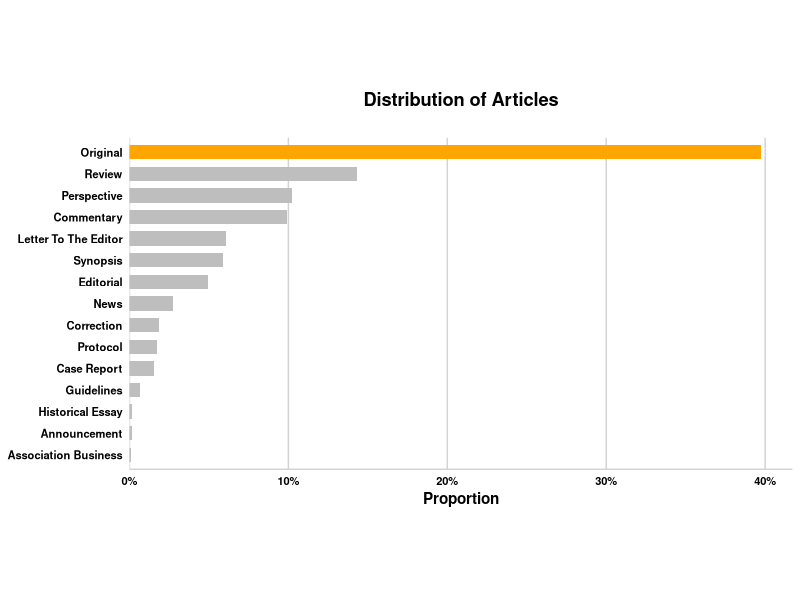
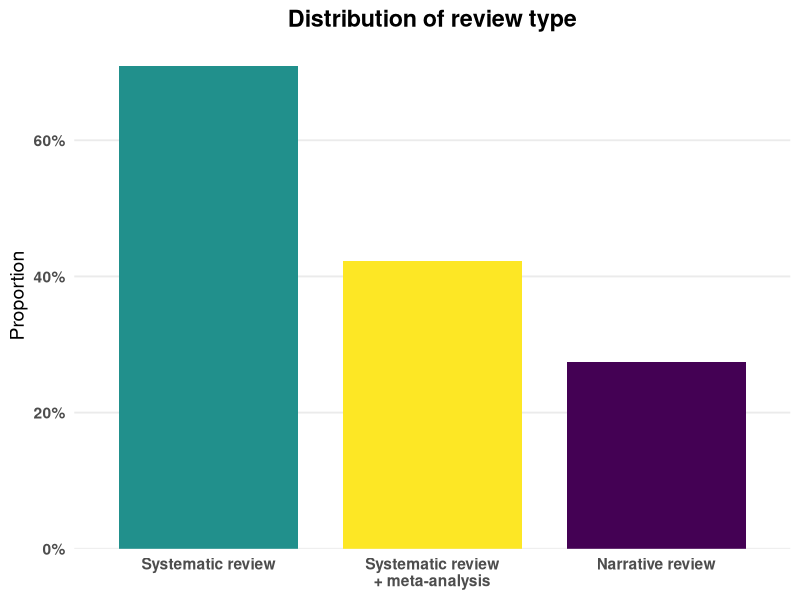
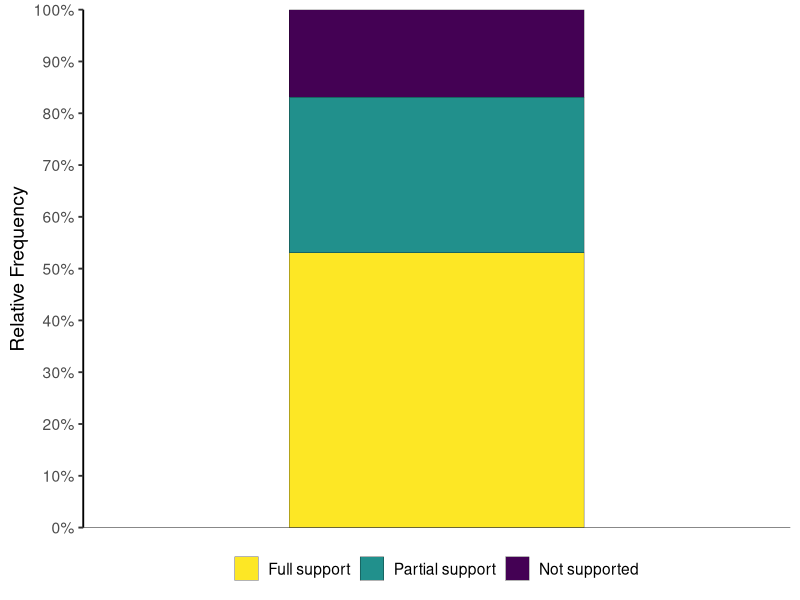
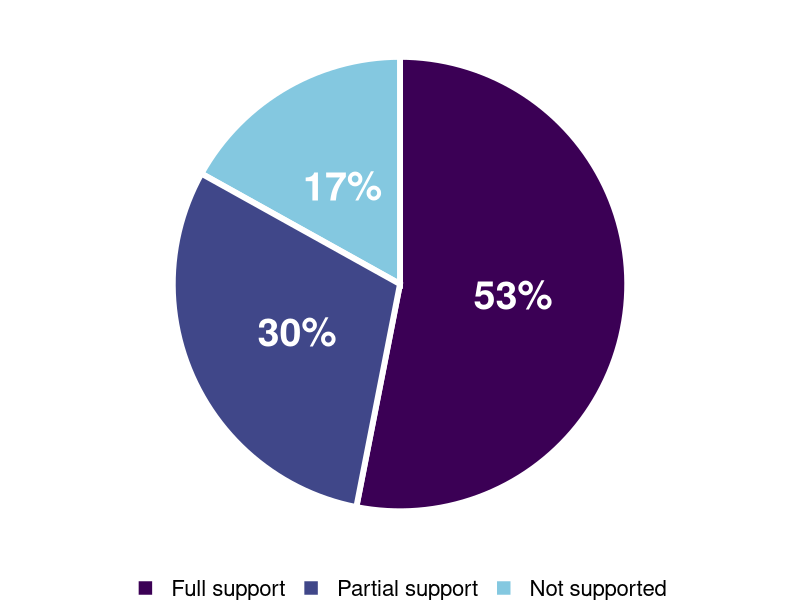
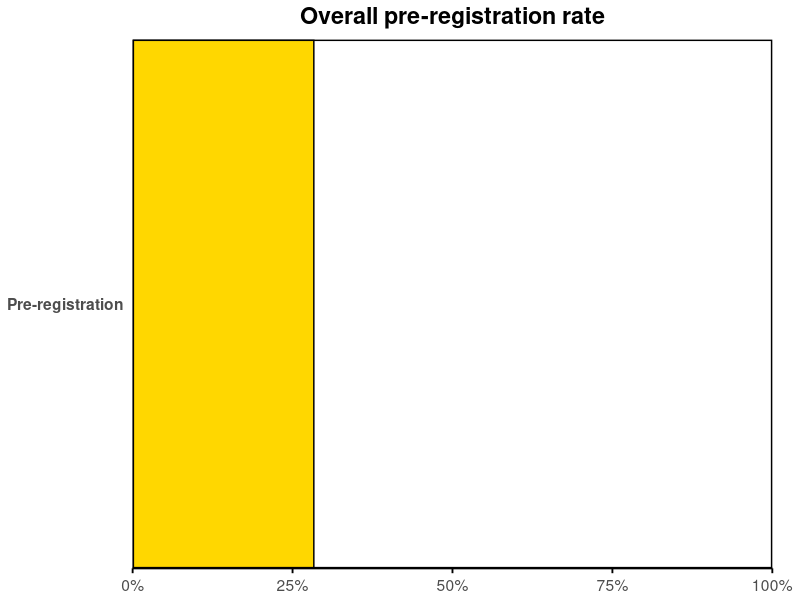
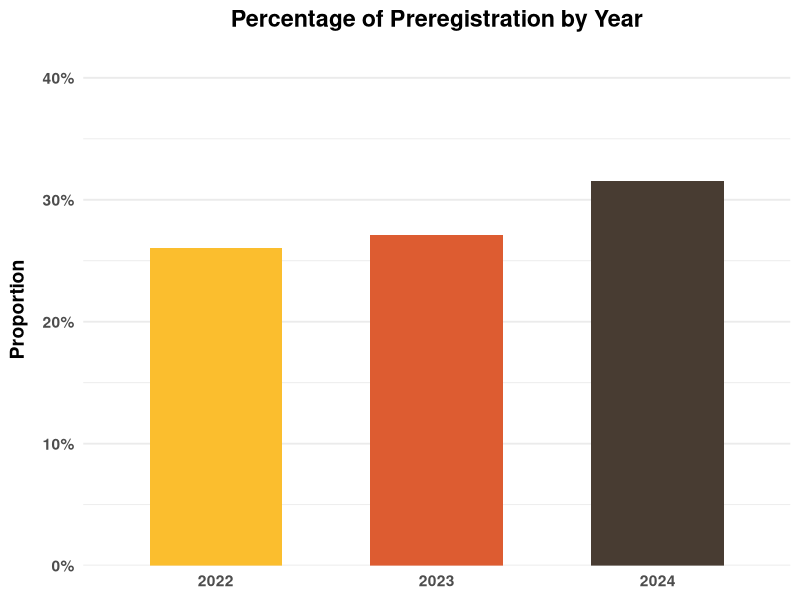
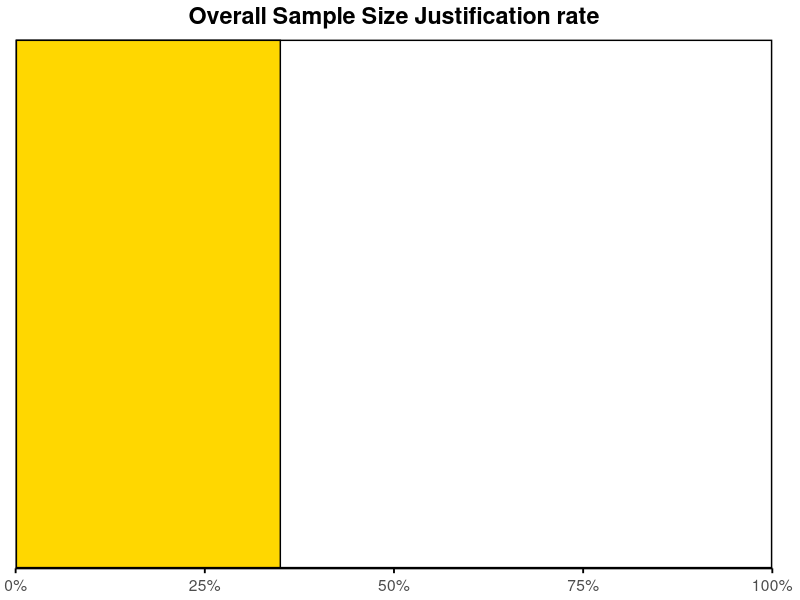
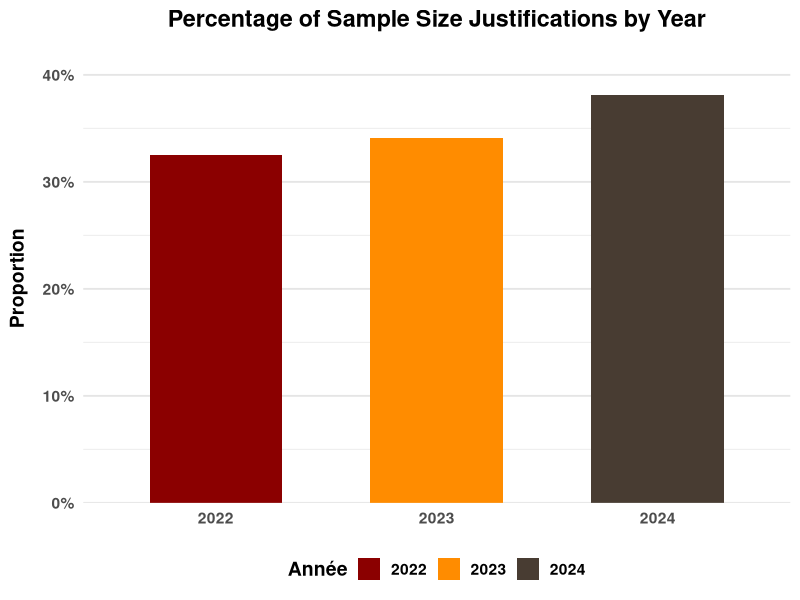

The R script that drew these images, in order: (Note: this script raises an error after producing the figures.)
library(readxl)
library(ggplot2)
library(forcats)
library(dplyr)
library(scales)
library(stringr) 
library(purrr)
library(knitr)
library(tidyr)
library(writexl)

options(scipen = 999)

setwd() # SET YOUR WORKING DIRECTORY AS THE FOLDER WHERE YOU HAVE PUT THE "Analysis" FOLDER IN 

df<- read_excel("Analysis/PT Research Practices/PT-research practice validated.xlsx", sheet = "Data 2022+2023+2024")
View(df)

# ─────────────────────────────────────────────────────────────────────────────
#                 #### Define useful variable ####
# ─────────────────────────────────────────────────────────────────────────────
# Dataframe with only Original articles
val_orig <- df %>%
  filter(type == "Original")

# ─────────────────────────────────────────────────────────────────────────────
#                   #### Type of paper published ####
# ─────────────────────────────────────────────────────────────────────────────

# Settings to adjust
bar_height  <- 0.8  
bar_spacing <- 1.2   
aspect_ratio <- 0.5  

# check the unique values and their frequency of type
table(df$'type')

# Calculation of the distribution of article
data_counts <- df %>%
  count(type) %>%                      
  mutate(pct = n / sum(n)) %>%         
  arrange(pct) %>%                     
  mutate(
    type = factor(type, levels = type),
    highlight = ifelse(type == "Original", "Original", "Other"),
    y_pos = as.numeric(type) * bar_spacing
  )

# Plot data
plot_type_article <- ggplot(data_counts, aes(x = pct, y = y_pos, fill = highlight)) +
  geom_col(width = bar_height, orientation = "y") +
  scale_fill_manual(values = c(Original = "orange", Other = "grey"),
                    guide  = FALSE) +
  scale_x_continuous(
    breaks = seq(0, 0.5, by = 0.1),
    labels = percent_format(accuracy = 1),
    expand = expansion(mult = c(0, 0.05))
  ) +
  scale_y_continuous(
    breaks = data_counts$y_pos,
    labels = levels(data_counts$type),
    expand = expansion(add = bar_height / 2)
  ) +
  labs(
    title = "Distribution of Articles",
    x     = "Proportion",
    y     = NULL
  ) +
  theme_minimal() +
  theme(
    plot.title       = element_text(
      hjust   = 0.5,
      face    = "bold",
      margin  = margin(b = 20)  
    ),
    axis.line.x      = element_line(color = "lightgray"),
    panel.grid.major.x = element_line(color = "lightgray", size = 0.5),
    panel.grid.minor.x = element_blank(),
    panel.grid.major.y = element_blank(),
    panel.grid.minor.y = element_blank(),
    axis.title.x     = element_text(face = "bold"),
    axis.text.x      = element_text(size = 8, color = "black", face = "bold"),
    axis.text.y      = element_text(size = 8, color = "black", face = "bold"),
    aspect.ratio     = aspect_ratio,
  )
print(plot_type_article)

# ─────────────────────────────────────────────────────────────────────────────
#       #### Proportion of systematic review and meta analysis ####
# ─────────────────────────────────────────────────────────────────────────────

# check the unique values and their frequency 
table(df$`systematic review`)
table(df$`meta-analysis`)

# Settings to adjust
bar_height   <- 0.8  
bar_spacing  <- 1.2  
aspect_ratio <- 0.7  

# Filter review article
df_rev <- df %>% 
  filter(type == "Review")

# Calculation of the distribution of review type 
props_df <- df_rev %>%
  summarise(
    sys_no_meta = mean(`systematic review` == "Yes", na.rm = TRUE),
    sys_with_meta = mean(`systematic review` == "Yes" & `meta-analysis` == "Yes", na.rm = TRUE),
    narrative = mean(`systematic review` == "No" & `meta-analysis` == "No", na.rm = TRUE)
  ) %>%
  pivot_longer(
    cols = everything(),
    names_to = "review_type",
    values_to = "proportion"
  ) %>%
  mutate(review_type = recode(review_type,
                              sys_no_meta   = "Systematic review",
                              sys_with_meta = "Systematic review\n+ meta-analysis",
                              narrative     = "Narrative review"
  ))

# Display the proportions
print(props_df)

# Plot data
ggplot(props_df, aes(
  x    = fct_reorder(review_type, proportion, .desc = TRUE), 
  y    = proportion, 
  fill = review_type
)) +
  geom_col(width = bar_height) +
  scale_y_continuous(
    labels = percent_format(accuracy = 1),
    expand = expansion(mult = c(0, .05))
  ) +
  scale_fill_viridis_d(guide = FALSE) +
  labs(
    title = "Distribution of review type",
    x     = NULL,
    y     = "Proportion"
  ) +
  theme_minimal(base_size = 14) +
  theme(
    panel.grid.major.x = element_blank(), 
    panel.grid.minor   = element_blank(),
    axis.text.x        = element_text(face = "bold"),
    axis.text.y        = element_text(face = "bold"),
    plot.title         = element_text(hjust = 0.5, face = "bold")
  )
# ─────────────────────────────────────────────────────────────────────────────
#                     #### Hypothesis test rate ####
# ─────────────────────────────────────────────────────────────────────────────

# check the unique values and their frequency 
table(val_orig$`hypo_tested`)

# Calculation of the number of original article that include hypothesis statement
tab_orig <- table(tolower(val_orig$hypo_tested), useNA = "no")
taux_yes <- tab_orig["yes"] / sum(tab_orig[c("yes","no")])
sprintf("Hypothesis test rate: %.1f%%", taux_yes * 100)


# ─────────────────────────────────────────────────────────────────────────────
#         #### Positive result rate & Level of hypothesis support ####
# ─────────────────────────────────────────────────────────────────────────────

# check the unique values and their frequency 
table(val_orig$support_hyp1)

# Calculation of distribution
df_support <- val_orig %>%
  mutate(
    support_clean = case_when(
      str_detect(support_hyp1, regex("full",    ignore_case = TRUE)) ~ "Full support",
      str_detect(support_hyp1, regex("partial", ignore_case = TRUE)) ~ "Partial support",
      str_detect(support_hyp1, regex("not",     ignore_case = TRUE)) ~ "Not supported",
      TRUE ~ NA_character_
    )
  ) %>%
  filter(!is.na(support_clean)) %>%
  count(support_clean) %>%
  mutate(pct = n / sum(n) * 100)

# Specify order on the chart 
levels_sup <- c("Full support", "Partial support", "Not supported")

# Plot bar chart
ggplot(df_support, aes(
  x    = factor(1),                                    
  y    = pct,                                          
  fill = factor(support_clean, levels = levels_sup)    
)) +
  geom_col(
    position = position_stack(reverse = TRUE),      
    width    = 0.5,
    color    = "black",
    size     = 0.1
  ) +
  scale_y_continuous(
    name   = "Relative Frequency",
    breaks = seq(0, 100, by = 10),
    labels = function(x) paste0(x, "%"),
    limits = c(0, 100),
    expand = c(0, 0)
  ) +
  scale_x_discrete(NULL, breaks = NULL) +
  geom_hline(yintercept = 0, color = "black", size = 0.3) +
  scale_fill_viridis_d(
    name   = NULL,    
    option = "D",     
    begin  = 1,     
    end    = 0,
  ) +
  theme_classic(base_size = 14) +
  theme(
    legend.position = "bottom",
    axis.line.x = element_blank()
  )

# Display value in %
df_support

# Plot pie chart
my_colors <- c(
  "Full support" = "#3B0055",   
  "Partial support" = "#404789",   
  "Not supported" = "#84C8E0"   
)

support_plot <- ggplot(df_support, aes(
  x    = factor(1),                                    
  y    = pct,                                          
  fill = factor(support_clean, levels = levels_sup)    
)) +
  geom_col(
    position = position_stack(reverse = TRUE),      
    width    = 1,
    color    = "white",
    size     = 2
  ) +
  coord_polar(theta = "y") +
  scale_fill_manual(
    values = my_colors,
    name   = NULL
  ) +
  geom_text(
    aes(label = paste0(round(pct), "%")), 
    position = position_stack(vjust = 0.5, reverse = TRUE),
    color = "white",
    fontface = "bold",
    size     = 10
  ) +
  theme_void(base_size = 20) +
  theme(
    legend.position = "bottom"
  )
print(support_plot)

# ─────────────────────────────────────────────────────────────────────────────
#                        #### Preregistration ####
# ─────────────────────────────────────────────────────────────────────────────

# check the unique values and their frequency 
table(df$prereg)

# Check the Websites used 
table(val_orig$prereg_link)

# ────────────────────────────    
       #### Overall ####
# ────────────────────────────

# Proportion of "Yes" among Original article
pct_yes <- df %>%
  filter(type == "Original", !is.na(prereg)) %>%
  summarise(p = sum(prereg == "Yes") / n()) %>%
  pull(p)

# Global rate
pct_global <- val_orig %>%
  summarise(p = sum(prereg == "Yes") / n()) %>%
  pull(p)
# Rate per year
pct_par_annee <- val_orig %>%
  group_by(year) %>%
  summarise(p = sum(prereg == "Yes") / n()) %>%
  arrange(year)
# Display
cat("Overall pre-registration rate : ",
    percent(pct_global, accuracy = 0.1), "\n\n",
    sep = "")

for(i in seq_len(nrow(pct_par_annee))) {
  cat("Pre-registration rate by year :\n")
  cat("  ", pct_par_annee$year[i], " : ",
      percent(pct_par_annee$p[i], accuracy = 0.1), "\n", sep = "")
}

# Plot data
plot_df <- tibble(
  Status = "Pre-registration",
  prop   = pct_yes
)

ggplot(plot_df, aes(x = prop, y = Status)) +
  geom_col(
    fill   = "gold",
    color  = "black",
    width  = 0.5
  ) +
  scale_x_continuous(
    limits = c(0, 1),
    expand = c(0, 0),
    labels = percent_format(accuracy = 1)
  ) +
  scale_y_discrete(expand = c(0, 0)) +
  labs(
    x     = NULL,
    y     = NULL,
    title = "Overall pre-registration rate"
  ) +
  theme_minimal(base_size = 14) +
  theme(
    panel.border     = element_rect(color = "black", fill = NA, size = 1),
    panel.grid       = element_blank(),
    axis.line.x      = element_line(),
    axis.ticks.x     = element_line(),
    axis.text.x      = element_text(vjust = 0.5),
    axis.text.y      = element_text(face = "bold"),
    plot.title       = element_text(hjust = 0.5, face = "bold"),
    plot.margin      = margin(5, 20, 5, 5)
  )

# ─────────────────────────────────────────
          #### By year ####
# ─────────────────────────────────────────

# Aggregation by year
prereg_summary_year <- df %>%
  filter(type == "Original") %>%
  group_by(year) %>%
  summarise(
    total   = n(),
    yes     = sum(tolower(prereg) == "yes"),
    .groups = "drop"
  ) %>%
  mutate(
    pct_yes = yes / total,
    year    = factor(year)
  )

# Plot the data
ggplot(prereg_summary_year, aes(x = year, y = pct_yes, fill = year)) +
  geom_col(width = 0.6) +
  scale_y_continuous(
    name   = "Proportion",
    labels = percent_format(accuracy = 1),
    limits = c(0, 0.4),
    expand = expansion(mult = c(0, 0.05))
  ) +
  scale_fill_manual(
    name   = "Année",
    values = c("2022" = "#FBBE2EFF",       
               "2023" = "#DD5C31FF",
               "2024" = "#483C32")
  ) +
  labs(
    x     = NULL,
    y     = NULL,
    title = "Percentage of Preregistration by Year"
  ) +
  theme_minimal(base_size = 14) +
  theme(
    plot.title         = element_text(hjust = 0.5, face = "bold", margin = margin(b = 15)),
    axis.text.x        = element_text(face = "bold"),
    axis.text.y        = element_text(face = "bold"),
    panel.grid.major.x = element_blank(),
    axis.title.y = element_text(
      margin = margin(r = 10),  
      face   = "bold"
    ),
    legend.position    = "none"
  )

# ─────────────────────────────────────────────────────────────────────────────
#                     #### Sample size justification ####
# ─────────────────────────────────────────────────────────────────────────────

# check the unique values and their frequency 
table(val_orig$n_justification)

# ────────────────────────────    
       #### Overall ####
# ────────────────────────────

# Proportion of "Yes" among Original article
pct_yes_justif <- val_orig %>%
  summarise(p = sum(n_justification == "Yes") / n()) %>%
  pull(p)

# Sample size justification rate
# Global rate
pct_global_nj <- val_orig  %>%
  summarise(p = sum(n_justification == "Yes") / n()) %>%
  pull(p)

# Rate per year
pct_par_annee_nj <- val_orig  %>%
  group_by(year) %>%
  summarise(p = sum(n_justification == "Yes") / n()) %>%
  arrange(year)

# Display
cat("Overall sample size justification rate : ",
    percent(pct_global_nj, accuracy = 0.1), "\n\n", sep = "")

for(i in seq_len(nrow(pct_par_annee_nj))) {
  cat("Sample size justification rate by year :\n")
  cat("  ", pct_par_annee_nj$year[i], " : ",
      percent(pct_par_annee_nj$p[i], accuracy = 0.1), "\n", sep = "")
}

# Plot data
plot_df_nj <- tibble(
  Status = "",
  prop   = pct_yes_justif
)

ggplot(plot_df_nj, aes(x = prop, y = Status)) +
  geom_col(
    fill   = "gold",
    color  = "black",
    width  = 0.5
  ) +
  scale_x_continuous(
    limits = c(0, 1),
    expand = c(0, 0),
    labels = percent_format(accuracy = 1)
  ) +
  scale_y_discrete(expand = c(0, 0)) +
  labs(
    x     = NULL,
    y     = NULL,
    title = "Overall Sample Size Justification rate"
  ) +
  theme_minimal(base_size = 14) +
  theme(
    panel.border       = element_rect(color = "black", fill = NA, size = 1),
    panel.grid         = element_blank(),
    axis.line.x        = element_line(),
    axis.ticks.x       = element_line(),
    axis.text.x        = element_text(vjust = 0.5),
    axis.text.y        = element_text(face = "bold"),
    plot.title         = element_text(hjust = 0.5, face = "bold"),
    plot.margin        = margin(5, 20, 5, 5)
  )

# ─────────────────────────────────────────
              #### By year ####
# ─────────────────────────────────────────
# Aggregation by year
justif_summary_year <- df %>%
  filter(type == "Original", !is.na(n_justification)) %>%
  group_by(year) %>%
  summarise(
    total = n(),
    yes   = sum(tolower(n_justification) == "yes"),
    .groups = "drop"
  ) %>%
  mutate(pct_yes = yes / total,
         year = factor(year))

# Plot the data
ggplot(justif_summary_year, aes(x = year, y = pct_yes, fill = year)) +
  geom_col(width = 0.6) +
  scale_y_continuous(
    name   = "Proportion",
    labels = percent_format(accuracy = 1),
    breaks = seq(0, 0.8, by = 0.1),
    limits = c(0, 0.4),
    expand = expansion(mult = c(0, 0.05))
  ) +
  scale_fill_manual(
    name   = "Année",
    values = c("2022" = "darkred",
               "2023" = "darkorange",
               "2024" = "#483C32")
  ) +
  labs(
    x     = NULL,
    title = "Percentage of Sample Size Justifications by Year"
  ) +
  theme_minimal(base_size = 14) +
  theme(
    plot.title       = element_text(hjust = 0.5, face = "bold", margin = margin(b = 15)),
    axis.text.x      = element_text(face = "bold"),
    axis.text.y      = element_text(face = "bold"),
    axis.title.y     = element_text(face = "bold", margin = margin(r = 10)),
    panel.grid.major.x = element_blank(),
    panel.grid.minor.x = element_blank(),
    panel.grid.major.y = element_line(color = "grey90"),
    legend.position  = "bottom",
    legend.title     = element_text(face = "bold"),
    legend.text      = element_text(face = "bold")
  )


# ───────────────────────────────────  
      #### Justification type ####
# ───────────────────────────────────
# check the unique values and their frequency 
table(val_orig$justification_type)

pie_data <- val_orig %>%
  filter(n_justification == "Yes") %>%
  count(justification_type) %>%
  mutate(
    justification_type = factor(
      justification_type,
      levels = c("Previous Study", "Pilot Study", "Benchmark")
    ),
    prop  = n / sum(n),
    label = scales::percent(prop)
  )

n_just_plot <- ggplot(data = pie_data, aes(x = "", y = prop, fill = justification_type)) +
  geom_col(width = 1, color = "white", size = 2) +
  coord_polar(theta = "y", direction = -1) +
  geom_text(aes(label = label), 
            position = position_stack(vjust = 0.5),
            color = "black", fontface = "bold", size = 8) +
  scale_fill_manual(
    name = NULL,
    values = c(
      "Pilot Study"         = "#C2DB1C",
      "Previous Study"     = "#9CD94C",
      "Benchmark"           = "#FFE631" 
          )
  ) +
  theme_void() +
  theme(
    legend.position = "bottom",
    legend.text     = element_text(size = 20),
    legend.title    = element_text(size = 13, face = "bold")
  )

plot(n_just_plot)

pie_data

# ─────────────────────────────────────────────────────────────────────────────
#  #### Distribution of n_justification by type of hypothesis support ####
# ─────────────────────────────────────────────────────────────────────────────

# Calculation of distribution
pct_support_nj <- val_orig %>%
  filter(
    hypo_tested   == "Yes",
    !is.na(n_justification),
    !is.na(support_hyp1),
  ) %>%
  filter(!is.na(support_hyp1)) %>%
  group_by(support_hyp1) %>%
  summarise(
    total   = n(),
    yes     = sum(tolower(n_justification) == "yes"),
    pct_yes = yes / total,
    .groups = "drop"
  ) %>%
  mutate(
    support_hyp1 = factor(
      support_hyp1,
      levels = c("Full support", "Partial support", "Not supported")
    )
  )
pct_support_nj

# Set the color
couleurs_support <- c(
  "Full support" = "#3B0055",   
  "Partial support" = "#404789",   
  "Not supported" = "#84C8E0"   
)

# Display
for(i in seq_len(nrow(pct_support_nj))) {
  cat("Percentage of sample size justification :\n")
  cat(
    sprintf("  %s : %s\n",
            levels(pct_support_nj$support_hyp1)[i],
            percent(pct_support_nj$pct_yes[i], accuracy = 0.1))
  )
}

# Plot the data
plot_just_by_support <- ggplot(pct_support_nj,
       aes(x = support_hyp1, y = pct_yes, fill = support_hyp1)) +
  geom_col(color = "black", width = 0.7) +       
  scale_x_discrete(drop = TRUE) +
  scale_y_continuous(
    labels = percent_format(accuracy = 1),
    expand = c(0, 0)
  ) +
  scale_fill_manual(
    values = couleurs_support,
    guide  = FALSE
  ) +
  labs(
    x     = NULL,
    y     = "Sample size justification",
    title = "Proportion of sample size justification by type of hypothesis support"
  ) +
  theme_minimal(base_size = 14) +
  theme(
    panel.border       = element_blank(),                
    panel.grid.major.y = element_blank(), 
    panel.grid.major.x = element_blank(),
     panel.grid.minor   = element_blank(),
    axis.line.x        = element_line(color = "black"),  
    axis.line.y        = element_line(color = "black"),
    axis.text.x     = element_text(color = "#000000", face = "bold"),
    axis.title.y     = element_text(face = "bold", color = "#000000", size = 16, margin = margin(r = 15)),
    axis.text.y     = element_text(size = 10, color = "#000000", face = "bold"),
    plot.title         = element_text(hjust = 0.5, face = "bold", margin = margin(b = 15))
  )

# ─────────────────────────────────────────────────────────────────────────────
#                     #### n across topic table ####
# ─────────────────────────────────────────────────────────────────────────────

# Adding topic names
topic_map <- tibble::tibble(
  category = 1:25,
  topic    = c(
    "Acute Care", "Balance Falls", "Cardiovascular Pulmonary", "Covid", "Diabetes",
    "Education", "Geriatrics", "Health Policy", "Implementation Science",
    "Integumentary", "Knowledge Translation", "LEAP", "Measurement",
    "Musculoskeletal", "Neurology", "Obesity", "Oncology", "Pain Management",
    "Pediatrics", "Pharmacology", "Prevention and Health Promotion",
    "Professional Issues", "Psychosocial", "Women Health", "Other"
  )
)

# Filter original article
df_orig <- df %>%
  left_join(topic_map, by = "category") %>%
  filter(type == "Original", topic != "Other") %>%
  mutate(across(c(n, women, men), ~ {
    x <- str_trim(as.character(.))             
    x[x %in% c("", "NA", "N/A", "na", "n/a")] <- NA  
    suppressWarnings(as.numeric(x))            
  }))

# Summary of information by topic 
  summary_by_topic <- df_orig %>%
  group_by(topic) %>%
  summarise(
    k         = n(),  
    Median      = median(n, na.rm = TRUE),
    SD        = sd(n, na.rm = TRUE),
    Min.      = min(n, na.rm = TRUE),
    Max.      = max(n, na.rm = TRUE),
    `% Women` = sum(women, na.rm = TRUE) / sum(n[!is.na(women)], na.rm = TRUE) * 100,
    `% Men`   = sum(men, na.rm = TRUE) / sum(n[!is.na(men)], na.rm = TRUE) * 100,
    .groups   = "drop"
  )

# Adding a Total line 
  total_row <- df_orig %>%
    summarise(
      topic = "Total",
      k     = n(),
      Median  = median(n, na.rm = TRUE),
      SD    = sd(n,   na.rm = TRUE),
      Min.  = min(n,  na.rm = TRUE),
      Max.  = max(n,  na.rm = TRUE),
      
      `% Women` = {
        df_gender <- df_orig %>% filter(topic != "Women Health")
        sum(df_gender$women, na.rm = TRUE) / sum(df_gender$n[!is.na(df_gender$women)], na.rm = TRUE) * 100
      },
      
      `% Men` = {
        df_gender <- df_orig %>% filter(topic != "Women Health")
        sum(df_gender$men, na.rm = TRUE) / sum(df_gender$n[!is.na(df_gender$men)], na.rm = TRUE) * 100
      }
    )

# Table creation
final_table <- bind_rows(summary_by_topic, total_row) %>%
  mutate(across(c(Median, SD, Min., Max., `% Women`, `% Men`), ~ round(.x, 1)))

kable(
  final_table,
  col.names = c("Topic", "k", "Median", "SD", "Min.", "Max.", "% Women", "% Men"),
  align     = c("l", rep("r", 7))
)

# Table exportation
write_xlsx(final_table,
           path = "...") # REPLACE BY YOUR PATH

# ─────────────────────────────────────────────────────────────────────────────
#               #### Sex distribution by research category ####
# ─────────────────────────────────────────────────────────────────────────────
# Convert Sex columns to long format and exclude women health
plot_data <- summary_by_topic %>%
  filter(topic != "Women Health") %>%
  pivot_longer(cols = c(`% Women`, `% Men`), 
               names_to = "Sex", 
               values_to = "Percentage") %>%
  mutate(Sex = factor(Sex, levels = c("% Women", "% Men")))

# Plot the data
sex_data <-  ggplot(plot_data, aes(x = topic, y = Percentage / 100, fill = Sex)) +
  geom_col(position = position_dodge(width = 0.7), width = 0.6, color = "black", size = 0.2) +
  scale_fill_manual(
    values = c("% Women" = "#D0F000", "% Men" = "#203174"),
    labels = c("Female", "Male")
  ) +
  scale_y_continuous(
    labels = percent_format(accuracy = 1),
    limits = c(0, 0.8),
    expand = expansion(mult = c(0, 0.05))
  ) +
  labs(
    x     = NULL,
    y     = "Participants",
    title = "Sex Distribution by Research Topic"
  ) +
  theme_minimal(base_size = 13) +
  theme(
    panel.grid.major.x = element_blank(),    
    axis.line.x        = element_line(color = "#000000"),     
    axis.ticks.x       = element_line(color = "#000000"),
    axis.text.x     = element_text(angle = 40, color = "#000000", face = "bold", hjust = 1),
    axis.title.y     = element_text(face = "bold", color = "#000000", size = 16),
    axis.text.y     = element_text(size = 10, color = "#000000", face = "bold"),
    plot.title      = element_text(hjust = 0.5, face = "bold"),
    legend.title    = element_blank(),
    legend.text      = element_text(face = "bold"),
    legend.position = "bottom"
  )

plot(sex_data)

# ─────────────────────────────────────────────────────────────────────────────
#              #### Hypothesis testing & Support by category ####
# ─────────────────────────────────────────────────────────────────────────────

# Remove "Other" category and filter by Original article's categories  
topic_map2 <- topic_map %>%
  slice(-25) %>%
  filter(category %in% (df %>% 
                          filter(type == "Original") %>% 
                          pull(category)
  )
  )

# Label construction
df2 <- val_orig %>%
  inner_join(topic_map2, by = "category") %>%
  mutate(
    topic_label = factor(
      topic,
      levels = topic_map2 %>%
        arrange(category) %>%
        pull(topic)
    )
  ) %>%
  filter(!is.na(topic_label))


# Chart A: Hypothesis tested
p1_counts <- df2 %>%
  count(topic_label, hypo_tested) %>%
  group_by(topic_label) %>%
  mutate(
    freq = n / sum(n),
    percent = freq * 100,
    total_n = sum(n)             
  ) %>%
  ungroup()

labels_with_n <- p1_counts %>%
  distinct(topic_label, total_n) %>%
  mutate(label = paste0(topic_label, " (k = ", total_n, ")")) %>%
  arrange(topic_label)

p1 <- ggplot(p1_counts, aes(x = topic_label, y = freq, fill = hypo_tested)) +
  geom_col(position = "fill", width = 0.7) +
  coord_flip() +
  scale_y_continuous(
    labels = scales::percent_format(accuracy = 1),
    expand = c(0, 0),                
    breaks = seq(0, 1, 0.25)         
  ) +
  scale_x_discrete(labels = labels_with_n$label) +
  scale_fill_manual(
    values = c("Yes" = "#3B0055", "No" = "#9D9D9D"),
    labels = c("Yes" = "Hypothesis", "No" = "No hypothesis"),
    name = NULL,
    guide  = guide_legend(reverse = TRUE) 
  ) +
  labs(x = NULL, y = NULL) +
  theme_minimal(base_size = 14) +
  theme(
    panel.grid.major.y = element_blank(),
    panel.grid.minor.y = element_blank(),
    axis.line.y = element_line(color = "black"),     
    axis.ticks.y = element_line(color = "black"),    
    axis.text.y  = element_text(size = 9, face = "bold", color = "black"),
    axis.text.x = element_text(face = "bold", color = "black"),
    axis.title.y = element_text(color = "black", size = 13, face = "bold"),
    axis.title.x = element_text(color = "black", size = 13, face = "bold"),
    legend.position = "bottom",
    legend.text  = element_text(size = 12, color = "black", face = "bold")
  )

print(p1)

# Chart B : Hypothesis support (Full / Partial / Not)
totals_p1 <- p1_counts %>%
  group_by(topic_label) %>%
  summarise(total_all = sum(n), .groups = "drop")

labels_with_n <- totals_p1 %>%
  mutate(label = paste0(topic_label, " (k = ", total_all, ")"))

p2_counts <- df2 %>%
  filter(hypo_tested == "Yes") %>%
  count(topic_label, support_hyp1) %>%
  group_by(topic_label) %>%
  mutate(freq = n / sum(n)) %>%
  ungroup() %>%
  mutate(
    support_hyp1 = factor(
      support_hyp1,
      levels = c("Full support", "Partial support", "Not supported")
    )
  ) %>%
  left_join(totals_p1, by = "topic_label")

lab_map <- setNames(labels_with_n$label, labels_with_n$topic_label)

p2 <- ggplot(p2_counts, aes(x = topic_label, y = freq, fill = support_hyp1)) +
  geom_col(position = position_fill(reverse = TRUE), width = 0.7) +
  coord_flip() +
  scale_y_continuous(
    labels = percent_format(accuracy = 1),
    expand = c(0, 0),
    breaks = seq(0, 1, 0.25)
  ) +
  scale_x_discrete(labels = lab_map) +
  scale_fill_manual(
    values = c(
      "Full support"    = "#3B0055",
      "Partial support" = "#406199",
      "Not supported"   = "#84C8E0" 
    ),
    name = NULL
  ) +
  labs(x = NULL, y = NULL) +
  theme_minimal(base_size = 14) +
  theme(
    panel.grid.major.y = element_blank(),
    panel.grid.minor.y = element_blank(),
    axis.line.y  = element_line(color = "black"),
    axis.ticks.y = element_line(color = "black"),
    axis.text.y  = element_text(size = 9, face = "bold", color = "black"),
    axis.text.x = element_text(face = "bold", color = "black"),
    axis.title.y = element_text(color = "black", size = 13, face = "bold"),
    legend.position = "bottom",
    legend.text  = element_text(size = 12, color = "black", face = "bold")
  )


print(p2)

# ─────────────────────────────────────────────────────────────────────────────
#                         #### Effect size ####
# ─────────────────────────────────────────────────────────────────────────────

# Overall reported effect size 
summary_yes <- df_quant %>%
  summarise(
    total       = n(),
    yes_count   = sum(effect_size == "Yes", na.rm = TRUE),
    prop_yes    = yes_count / total
  )
summary_yes %>%
  mutate(prop_yes = percent(prop_yes, accuracy = 0.1))


# ─────────────────────────────────────────────────────────────────────────────
#                  #### Statistical reporting ####
# ─────────────────────────────────────────────────────────────────────────────

# df_quant excludes qualitative studies
# check the unique values of sig_test and their frequency 
table(df_quant$sig_test)
table(df_quant$pval_type)
table(df_quant$pval_type)

# Proportion of quantitative original article with a hypothesis 
df_quant %>%
  summarise(
    n_total = n(),
    n_yes   = sum(hypo_tested == "Yes", na.rm = TRUE),
    prop_yes = mean(hypo_tested == "Yes", na.rm = TRUE),
    perc_yes = 100 * prop_yes
  )

# Proportion of positive results for quantitative original articles with a hypothesis
df_quant %>%
  filter(
    hypo_tested == "Yes",             
    !is.na(support_hyp1)              
  ) %>%
  count(support_hyp1) %>%
  mutate(
    proportion = n / sum(n),
    pourcentage = proportion * 100
  )

# Proportion of quantitative original article using significance testing 
df_quant %>%
  summarise(
    prop_yes = mean(sig_test == "Yes"),      
    perc_yes = mean(sig_test == "Yes") * 100  
  )

# Proportion of quantitative original article without hypothesis stated using sig testing
df_quant %>%
  filter(hypo_tested == "No") %>%
  summarise(
    prop_yes = mean(sig_test == "Yes"),       
    perc_yes = mean(sig_test == "Yes") * 100   
  )

# Proportion of pvalue type: exact, relative, mix of original article using significance testing
df_props <- df_quant %>%
  filter(
    sig_test == "Yes",
    !is.na(pval_type),
    pval_type %in% c("Exact", "Relative", "Mix")
  )

total_yes <- nrow(df_props)


df_props <- df_props %>%
  count(pval_type) %>%
  mutate(
    proportion = n / total_yes,
    pval_type = factor(pval_type, levels = c("Exact", "Relative", "Mix"))
  )

df_props

# Plot the data
ggplot(df_props, aes(x = pval_type, y = proportion, fill = pval_type)) +
  geom_col(width = 0.6) +
  scale_fill_viridis_d(option = "D", name = "pval_type") +
  scale_y_continuous(
    labels = percent_format(accuracy = 1),
    expand = expansion(mult = c(0, .1))
  ) +
  labs(
    x     = NULL,
    y     = "Proportion",
    title = "Distribution of pvalue types"
  ) +
  theme_minimal(base_size = 14) +
  theme(
    plot.title         = element_text(
      hjust   = 0.5,
      face    = "bold",
      margin  = margin(b = 20),
      size    = 12),
    legend.position        = "none",
    panel.grid.major.x     = element_blank(),  
    panel.grid.minor.x     = element_blank(),  
    panel.grid.minor.y     = element_blank(),
    axis.text.x    = element_text(size = 11, face = "bold"),
)

# ─────────────────────────────────────────────────────────────────────────────
#                      #### Data Sharing ####
# ─────────────────────────────────────────────────────────────────────────────

# ─────────────────────────────────────────────────────────────
      #### Data availability statement ####
# ─────────────────────────────────────────────────────────────

# check the unique values and their frequency 
table(val_orig$data_state)

# Calculation of the proportion among original articles
avail <- val_orig %>%
  summarise(
    total       = n(),                               
    yes_count   = sum(tolower(data_state) == "yes"), 
    proportion  = yes_count / total                  
  )

print(avail)

# ─────────────────────────────────
       #### Open data ####
# ─────────────────────────────────

# check the unique values and their frequency 
table(val_orig$open_data)

# Calculation of overall open data proportion
open_data <- val_orig %>%
  filter(!is.na(open_data)) %>%                             
  summarise(
    total      = n(),                                       
    yes_count  = sum(tolower(open_data) == "yes"),          
    proportion = yes_count / total                          
  )

open_data

# Calculation of the proportion among original articles by year
open_data_year <- val_orig %>%
  filter(!is.na(open_data)) %>%                             
  group_by(year) %>%                                        
  summarise(
    total      = n(),                                       
    yes_count  = sum(tolower(open_data) == "yes"),          
    proportion = yes_count / total                          
  ) %>%
  ungroup()

# Plot the data
ggplot(open_data_year, aes(
  x    = factor(year),
  y    = proportion,
  fill = factor(year)                                     
)) +
  geom_col(color = "black", size = 0.2, width = 0.6) +        
  scale_fill_viridis_d(option = "D", name = "Année") +       
  scale_y_continuous(
    labels = percent_format(accuracy = 1),
    limits = c(0, 0.2),
    expand = expansion(c(0, 0.05))
  ) +
  labs(
    title = "Proportion of Open Data by year",
    x     = "Year",
    y     = "Proportion"
  ) +
  theme_minimal(base_size = 14) +
  theme(
    panel.grid.major.x = element_blank(),    
    panel.grid.minor.x = element_blank(),    
    axis.title.x        = element_text(face = "bold"),
    axis.text.x        = element_text(face = "bold"),
    axis.title.y        = element_text(face = "bold"),
    legend.position    = "none",
    plot.title         = element_text(hjust = 0.5, face = "bold", margin = margin(b = 10))
  )

résumé_data

# ─────────────────────────────────────────────────────────────────────────────
#                           #### Preprint ####
# ─────────────────────────────────────────────────────────────────────────────

# check the unique values and their frequency 
table(val_orig$preprint)

# Calculation of preprint proportion 
preprint <- val_orig %>%
  filter(!is.na(preprint)) %>%                            
  summarise(
    total             = n(),                              
    yes_preprint      = sum(tolower(preprint) == "yes"),  
    prop_yes_preprint = yes_preprint / total              
  )

print(preprint)

# ─────────────────────────────────────────────────────────────────────────────
#    #### Days elapsed between preprint and final publication ####
# ─────────────────────────────────────────────────────────────────────────────

days <- as.numeric(val_orig$`days from preprint`[val_orig$preprint == "Yes"],
                   units = "days")

mean_days <- mean(days, na.rm = TRUE)
sd_days   <- sd(days,   na.rm = TRUE)
n         <- sum(!is.na(days))

cat(sprintf("Preprint → publication : mean = %.1f days, SD = %.1f (n = %d)\n",
            mean_days, sd_days, n))

# ─────────────────────────────────────────────────────────────────────────────
#                  #### Average publication delay ####
# ─────────────────────────────────────────────────────────────────────────────
# Conversion into days and filtering of NA
val_orig3 <- val_orig %>%
  mutate(
    days = as.numeric(`days from submission`, units = "days")
  ) %>%
  filter(!is.na(days))


# Overall mean and standard deviation
overall_stats <- val_orig3 %>%
  summarise(
    avg_days = mean(days, na.rm = TRUE),
    sd_days  = sd(days,   na.rm = TRUE)
  )

# Display
cat("Average overall publication time:", round(overall_stats$avg_days, 1), "days\n")
cat("Standard deviation:", round(overall_stats$sd_days, 1), "days\n")


# ─────────────────────────────────────────────────────────────────────────────
#                  #### Summary figure ####
# ─────────────────────────────────────────────────────────────────────────────

# Add the combined variable "data_upon_request"
val_mod <- val_orig %>%
  mutate(
    data_upon_request = ifelse(
      data_state == "Yes" & open_data != "Yes", "Yes", "No"
    )
  )

practice_cols <- c(
  "data_upon_request",       
  "open_data", 
  "replication", 
  "preprint",
  "registered_report",
  "prereg", 
  "n_justification", 
  "hypo_tested"
)

df_long <- val_mod %>%
  select(any_of(practice_cols)) %>%
  pivot_longer(cols = everything(), names_to = "Practice", values_to = "Response") %>%
  mutate(yes = ifelse(tolower(Response) == "yes", 1, 0)) %>%
  group_by(Practice) %>%
  summarise(n = sum(yes)) %>%
  mutate(Proportion = n / nrow(val_mod))

# Add missing categories (set to 0 if absent)
expected_practices <- tibble(Practice = practice_cols)
df_long <- expected_practices %>%
  left_join(df_long, by = "Practice") %>%
  mutate(
    n = replace_na(n, 0),
    Proportion = replace_na(Proportion, 0)
  )

# Create formatted labels
df_long <- df_long %>%
  mutate(
    Practice_label = factor(Practice,
                            levels = practice_cols,
                            labels = c(
                              "Data\nupon request",        
                              "Open data",
                              "Replication",
                              "Preprint",
                              "Registered\nreport",
                              "Pre-registration",
                              "Sample size\njustification",
                              "Hypotheses"
                            )
    ),
    Percent = paste0(round(Proportion * 100), "%")
  )

# Plot data
plot_sum <- ggplot(df_long, aes(x = Practice_label, y = Proportion, fill = Practice_label)) +
  geom_col(width = 0.7) +
  geom_text(aes(label = Percent), vjust = -0.5, fontface = "bold", size = 6, color = "black") +
  scale_y_continuous(
    labels = scales::percent_format(accuracy = 1),
    limits = c(0, 0.4),
    breaks = seq(0, 0.5, by = 0.25),
    expand = expansion(mult = c(0, 0.05))
  ) +
  scale_fill_manual(values = c(
    "Data\nupon request"            = "#2c5d9f",
    "Open data"                     = "#177199",
    "Replication"                   = "#999999",
    "Preprint"                      = "#555555",
    "Registered\nreport"            = "#777777",
    "Pre-registration"              = "#1AA2A3",
    "Sample size\njustification"    = "#9CD94C",
    "Hypotheses"                    = "#3B0A4F"
  )) +
  labs(
    x = NULL,
    y = "Original articles",
    title = "Research Practices"
  ) +
  theme_classic(base_size = 14) +
  theme(
    axis.line       = element_line(color = "#000000", size = 0.5),
    axis.ticks      = element_line(color = "#000000"),
    axis.text.x     = element_text(size = 12, face = "bold", colour = "#000000"),
    axis.text.y     = element_text(size = 10, face = "bold", colour = "#000000"),
    axis.title.y    = element_text(size = 13.5, face = "bold", colour = "#000000", margin = margin(r = 12)),
    legend.position = "none",
    panel.grid.major = element_blank(),
    panel.grid.minor = element_blank(),
    plot.title      = element_text(hjust = 0.5, face = "bold", size = 16, colour = "#000000")
  )

print(plot_sum)

ggsave("C:/Users/franc/OneDrive - University of Ottawa/Doctorat Ottawa/3 - Article editing/Research practices' paper/Manuscript/Figures/summary research practice.png", plot = plot_sum, width = 12, height = 4, dpi = 600)
